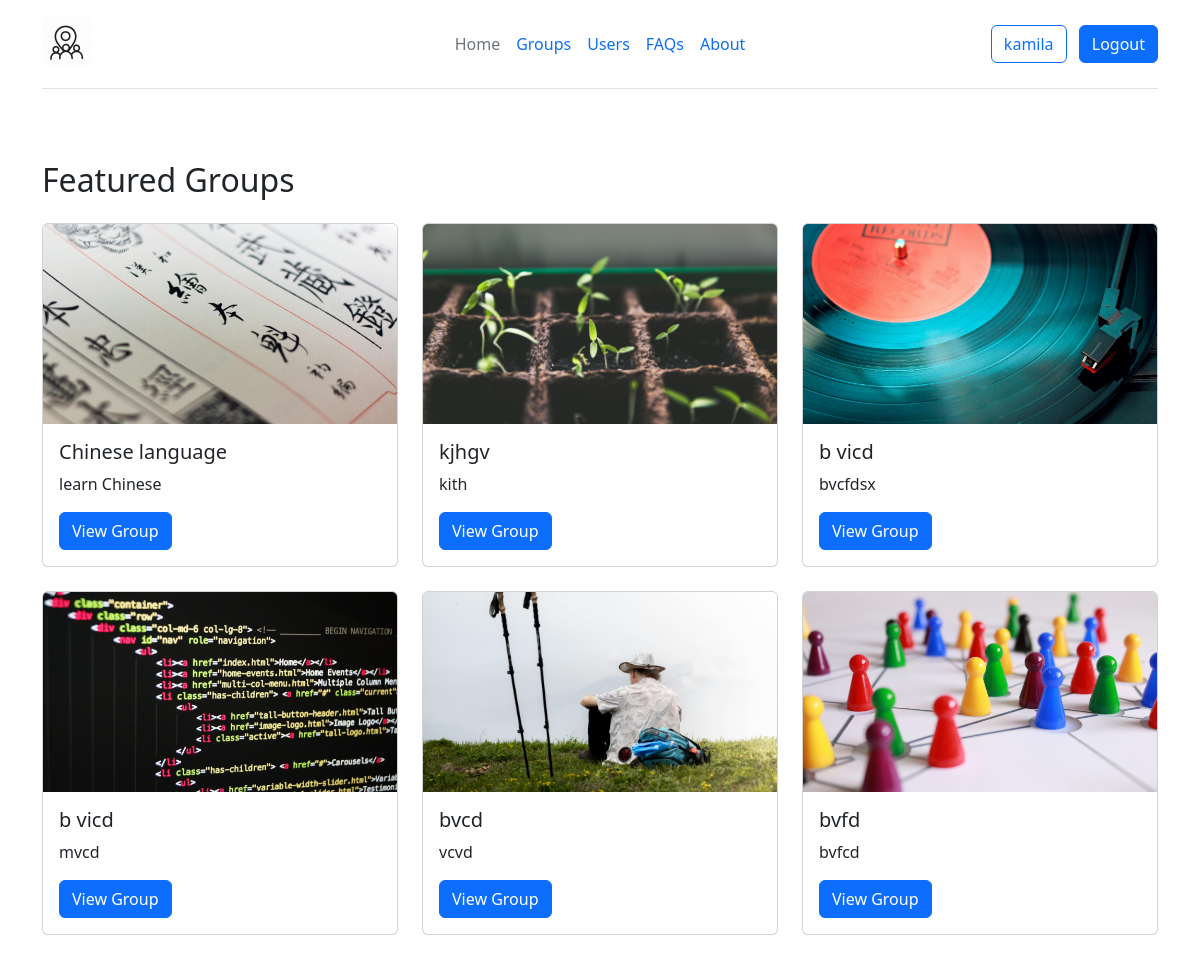
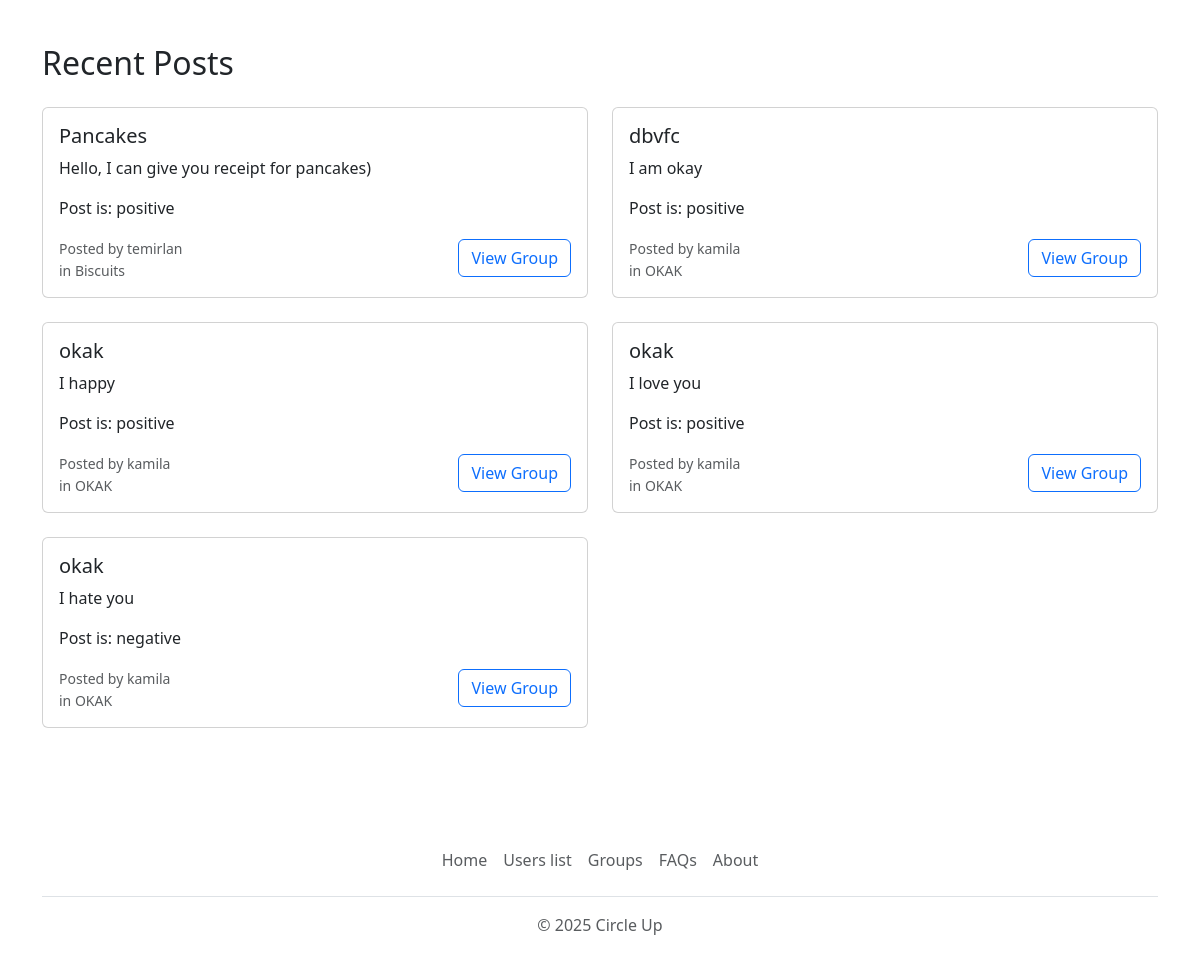
Screenshot of / (signed in) with the database file from the repository (2 pictures, top to bottom).
### app.py (models this page shows, shortened)
class User(db.Model):
    id = db.Column(db.Integer, primary_key=True)
    username = db.Column(db.String(20), unique=True, nullable=False)
    email = db.Column(db.String(256), unique=True, nullable=False)
    location = db.Column(db.String(20))
    image_profile = db.Column(db.String(20), nullable=False, default='default.jpg')
    password = db.Column(db.String(60), nullable=False)
    date_created = db.Column(db.DateTime, nullable=False, default=datetime.utcnow)
    posts = db.relationship('Post', backref='author', lazy=True)
    groups_admin = db.relationship('Group', backref='admin', lazy=True)

class Group(db.Model):
    id = db.Column(db.Integer, primary_key=True)
    name = db.Column(db.String(100), nullable=False)
    description = db.Column(db.Text)
    admin_id = db.Column(db.Integer, db.ForeignKey('user.id'), nullable=False)
    image = db.Column(db.String(20), nullable=False, default='default.jpg')
    date_created = db.Column(db.DateTime, nullable=False, default=datetime.utcnow)
    posts = db.relationship('Post', backref='group', lazy=True)
    members = db.relationship('User', secondary=group_members, backref=db.backref('groups', lazy='dynamic'))

class Post(db.Model):
    id = db.Column(db.Integer, primary_key=True)
    title = db.Column(db.String(100), nullable=False)
    date_posted = db.Column(db.DateTime, nullable=False, default=datetime.utcnow)
    content = db.Column(db.Text, nullable=False)
    user_id = db.Column(db.Integer, db.ForeignKey('user.id'), nullable=False)
    group_id = db.Column(db.Integer, db.ForeignKey('group.id'), nullable=False)
    image = db.Column(db.String(20), nullable=False, default='default.jpg')
    sentimental = db.Column(db.String(100), default="neutral")

### app.py (the view)
@app.route('/')
def index():
    groups = Group.query.order_by(Group.date_created.desc()).limit(6).all()
    posts = Post.query.order_by(Post.date_posted.desc()).limit(8).all()
    return render_template('homepage.html', groups=groups, posts=posts)

### templates/homepage.html (shortened to what this page needs)
{% extends 'base.html' %}
{% block content %}
<div class="container py-5">
    <div class="row mb-5">
        <h2 class="mb-4">Featured Groups</h2>
        {% for group in groups %}
        <div class="col-md-4 mb-4">
            <div class="card h-100">
                <img src="/static/group_images/{{ group.image }}" class="card-img-top" alt="{{ group.name }}"
                     style="height: 200px; object-fit: cover;">
                <div class="card-body">
                    <h5 class="card-title">{{ group.name }}</h5>
                    <p class="card-text">{{ group.description }}</p>
                    {% if session.get('user_id') %}
                    <a href="{{ url_for('group_page', group_id=group.id) }}" class="btn btn-primary">View Group</a>
                    {% else %}
                    <a href="{{ url_for('login') }}" class="btn btn-primary">Login to Join</a>
                    {% endif %}
                </div>
            </div>
        </div>
        {% endfor %}
    </div>
    <div class="row">
        <h2 class="mb-4">Recent Posts</h2>
        {% for post in posts %}
        <div class="col-md-6 mb-4">
            <div class="card">
                <div class="card-body">
                    <h5 class="card-title">{{ post.title }}</h5>
                    <p class="card-text">{{ post.content }}</p>
                    <p class="card-text">Post is: {{ post.sentimental }}</p>
                    <div class="d-flex justify-content-between align-items-center">
                        <div>
                            <small class="text-muted">Posted by {{ post.author.username }}</small>
                            <small class="text-muted d-block">in {{ post.group.name }}</small>
                        </div>
                        <a href="{{ url_for('group_page', group_id=post.group_id) }}" class="btn btn-outline-primary">View Group</a>
                    </div>
                </div>
            </div>
        </div>
        {% endfor %}
    </div>
</div>
{% include 'footer.html'%}
{% endblock %}

### templates/header.html (shortened to what this page needs)
{% extends 'base.html' %}
{% block header %}
<div class="container">
    <header class="d-flex flex-wrap align-items-center justify-content-center justify-content-md-between py-3 mb-4 border-bottom">
      <div class="col-md-3 mb-2 mb-md-0">
        <a href="{{ url_for('index') }}" class="d-inline-flex link-body-emphasis text-decoration-none">
          <img src="/static/logo.jpg" class="bi" width="50" height="50" role="img" aria-label="Bootstrap"></img>
        </a>
      </div>
      <ul class="nav col-12 col-md-auto mb-2 justify-content-center mb-md-0">
        <li><a href="{{ url_for('index') }}" class="nav-link px-2 {% if request.endpoint == "index" %} link-secondary {% endif %}">Home</a></li>
        <li><a href="{{ url_for('groups') }}" class="nav-link px-2{% if request.endpoint == "groups" %} link-secondary {% endif %}">Groups</a></li>
        <li><a href="{{ url_for('users') }}" class="nav-link px-2{% if request.endpoint == "users" %} link-secondary {% endif %}">Users</a></li>
        <li><a href="{{ url_for('routes.faq') }}" class="nav-link px-2{% if request.endpoint == "routes.faq" %} link-secondary {% endif %}">FAQs</a></li>
        <li><a href="{{ url_for('about') }}" class="nav-link px-2{% if request.endpoint == "about" %} link-secondary {% endif %}">About</a></li>
      </ul>
      <div class="col-md-3 text-end">
        {% if session.get ('user_id') %}
        <a href="{{ url_for('account') }}" class="btn btn-outline-primary me-2">{{session.get('username')}}</a>
        <a href="{{ url_for('logout') }}" class="btn btn-primary">Logout</a>
        {% else %}
        <a href="{{ url_for('login') }}" class="btn btn-outline-primary me-2">Login</a>
        <a href="{{ url_for('signup') }}" class="btn btn-primary">Sign-up</a>
        {% endif %}
      </div>
    </header>
</div>
{% endblock %}

### rows the page displays
User: get "kamila"
Group: image (picture), name "Chinese language", description "learn Chinese"
Group: image (picture), name "kjhgv", description "kith"
Group: image (picture), name "b vicd", description "bvcfdsx"
Group: image (picture), name "b vicd", description "mvcd"
Group: image (picture), name "bvcd", description "vcvd"
Group: image (picture), name "bvfd", description "bvfcd"
Post: title "Pancakes", content "Hello, I can give you receipt for pancakes)", sentimental "positive", author.username "temirlan", group.name "Biscuits"
Post: title "dbvfc", content "I am okay", sentimental "positive", author.username "kamila", group.name "OKAK"
Post: title "okak", content "I happy", sentimental "positive", author.username "kamila", group.name "OKAK"
Post: title "okak", content "I love you", sentimental "positive", author.username "kamila", group.name "OKAK"
Post: title "okak", content "I hate you", sentimental "negative", author.username "kamila", group.name "OKAK"
